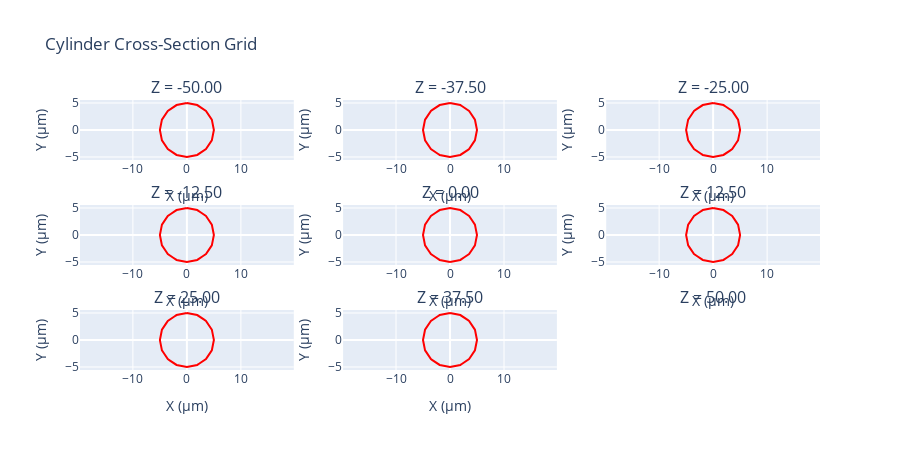

The code cell stored with this chart in its notebook:
### Markdown cell above
## Slice Grid View

### Code cell
cylinder.visualize_mesh_slice_grid(
    title="Cylinder Cross-Section Grid",
    num_slices=9  # 3x3 grid
)

### Figure 1 — Plotly figure (JSON) as saved in the notebook; plotly's stock layout.template omitted (floating-point values rounded to 4 significant figures)
{"data": [{"line": {"color": "red", "width": 2}, "mode": "lines", "showlegend": false, "type": "scatter", "x": [3.062e-16, 1.913, 3.536, 4.619, 5.0, 4.619, 3.536, 1.913, -9.185e-16, -1.913, -3.536, -4.619, -5.0, -4.619, -3.536, -1.913, 3.062e-16, 3.062e-16], "xaxis": "x", "y": [5.0, 4.619, 3.536, 1.913, 0.0, -1.913, -3.536, -4.619, -5.0, -4.619, -3.536, -1.913, 6.123e-16, 1.913, 3.536, 4.619, 5.0, 5.0], "yaxis": "y"}, {"line": {"color": "red", "width": 2}, "mode": "lines", "showlegend": false, "type": "scatter", "x": [3.062e-16, -1.674, -1.913, -3.333, -3.536, -4.484, -4.619, -4.952, -5.0, -4.667, -4.619, -3.671, -3.536, -2.116, -1.913, -0.2392, -9.185e-16, 1.674, 1.913, 3.333, 3.536, 4.484, 4.619, 4.952, 5.0, 4.667, 4.619, 3.671, 3.536, 2.116, 1.913, 0.2392, 3.062e-16, 3.062e-16], "xaxis": "x2", "y": [5.0, 4.667, 4.619, 3.671, 3.536, 2.116, 1.913, 0.2392, 6.123e-16, -1.674, -1.913, -3.333, -3.536, -4.484, -4.619, -4.952, -5.0, -4.667, -4.619, -3.671, -3.536, -2.116, -1.913, -0.2392, 0.0, 1.674, 1.913, 3.333, 3.536, 4.484, 4.619, 4.952, 5.0, 5.0], "yaxis": "y2"}, {"line": {"color": "red", "width": 2}, "mode": "lines", "showlegend": false, "type": "scatter", "x": [3.062e-16, -1.435, -1.913, -3.13, -3.536, -4.348, -4.619, -4.905, -5.0, -4.715, -4.619, -3.806, -3.536, -2.319, -1.913, -0.4784, -9.185e-16, 1.435, 1.913, 3.13, 3.536, 4.348, 4.619, 4.905, 5.0, 4.715, 4.619, 3.806, 3.536, 2.319, 1.913, 0.4784, 3.062e-16, 3.062e-16], "xaxis": "x3", "y": [5.0, 4.715, 4.619, 3.806, 3.536, 2.319, 1.913, 0.4784, 6.123e-16, -1.435, -1.913, -3.13, -3.536, -4.348, -4.619, -4.905, -5.0, -4.715, -4.619, -3.806, -3.536, -2.319, -1.913, -0.4784, 0.0, 1.435, 1.913, 3.13, 3.536, 4.348, 4.619, 4.905, 5.0, 5.0], "yaxis": "y3"}, {"line": {"color": "red", "width": 2}, "mode": "lines", "showlegend": false, "type": "scatter", "x": [3.062e-16, 0.7175, 1.913, 2.522, 3.536, 3.942, 4.619, 4.762, 5.0, 4.857, 4.619, 4.213, 3.536, 2.927, 1.913, 1.196, -9.185e-16, -0.7175, -1.913, -2.522, -3.536, -3.942, -4.619, -4.762, -5.0, -4.857, -4.619, -4.213, -3.536, -2.927, -1.913, -1.196, 3.062e-16, 3.062e-16], "xaxis": "x4", "y": [5.0, 4.857, 4.619, 4.213, 3.536, 2.927, 1.913, 1.196, 0.0, -0.7175, -1.913, -2.522, -3.536, -3.942, -4.619, -4.762, -5.0, -4.857, -4.619, -4.213, -3.536, -2.927, -1.913, -1.196, 6.123e-16, 0.7175, 1.913, 2.522, 3.536, 3.942, 4.619, 4.762, 5.0, 5.0], "yaxis": "y4"}, {"line": {"color": "red", "width": 2}, "mode": "lines", "showlegend": false, "type": "scatter", "x": [-9.185e-16, -0.9567, -1.913, -2.724, -3.536, -4.077, -4.619, -4.81, -5.0, -4.81, -4.619, -4.077, -3.536, -2.724, -1.913, -0.9567, 3.062e-16, 0.9567, 1.913, 2.724, 3.536, 4.077, 4.619, 4.81, 5.0, 4.81, 4.619, 4.077, 3.536, 2.724, 1.913, 0.9567, -9.185e-16, -9.185e-16], "xaxis": "x5", "y": [-5.0, -4.81, -4.619, -4.077, -3.536, -2.724, -1.913, -0.9567, 6.123e-16, 0.9567, 1.913, 2.724, 3.536, 4.077, 4.619, 4.81, 5.0, 4.81, 4.619, 4.077, 3.536, 2.724, 1.913, 0.9567, 0.0, -0.9567, -1.913, -2.724, -3.536, -4.077, -4.619, -4.81, -5.0, -5.0], "yaxis": "y5"}, {"line": {"color": "red", "width": 2}, "mode": "lines", "showlegend": false, "type": "scatter", "x": [3.062e-16, 1.196, 1.913, 2.927, 3.536, 4.213, 4.619, 4.857, 5.0, 4.762, 4.619, 3.942, 3.536, 2.522, 1.913, 0.7175, -9.185e-16, -1.196, -1.913, -2.927, -3.536, -4.213, -4.619, -4.857, -5.0, -4.762, -4.619, -3.942, -3.536, -2.522, -1.913, -0.7175, 3.062e-16, 3.062e-16], "xaxis": "x6", "y": [5.0, 4.762, 4.619, 3.942, 3.536, 2.522, 1.913, 0.7175, 0.0, -1.196, -1.913, -2.927, -3.536, -4.213, -4.619, -4.857, -5.0, -4.762, -4.619, -3.942, -3.536, -2.522, -1.913, -0.7175, 6.123e-16, 1.196, 1.913, 2.927, 3.536, 4.213, 4.619, 4.857, 5.0, 5.0], "yaxis": "y6"}, {"line": {"color": "red", "width": 2}, "mode": "lines", "showlegend": false, "type": "scatter", "x": [3.062e-16, -0.4784, -1.913, -2.319, -3.536, -3.806, -4.619, -4.715, -5.0, -4.905, -4.619, -4.348, -3.536, -3.13, -1.913, -1.435, -9.185e-16, 0.4784, 1.913, 2.319, 3.536, 3.806, 4.619, 4.715, 5.0, 4.905, 4.619, 4.348, 3.536, 3.13, 1.913, 1.435, 3.062e-16, 3.062e-16], "xaxis": "x7", "y": [5.0, 4.905, 4.619, 4.348, 3.536, 3.13, 1.913, 1.435, 6.123e-16, -0.4784, -1.913, -2.319, -3.536, -3.806, -4.619, -4.715, -5.0, -4.905, -4.619, -4.348, -3.536, -3.13, -1.913, -1.435, 0.0, 0.4784, 1.913, 2.319, 3.536, 3.806, 4.619, 4.715, 5.0, 5.0], "yaxis": "y7"}, {"line": {"color": "red", "width": 2}, "mode": "lines", "showlegend": false, "type": "scatter", "x": [3.062e-16, 1.674, 1.913, 3.333, 3.536, 4.484, 4.619, 4.952, 5.0, 4.667, 4.619, 3.671, 3.536, 2.116, 1.913, 0.2392, -9.185e-16, -1.674, -1.913, -3.333, -3.536, -4.484, -4.619, -4.952, -5.0, -4.667, -4.619, -3.671, -3.536, -2.116, -1.913, -0.2392, 3.062e-16, 3.062e-16], "xaxis": "x8", "y": [5.0, 4.667, 4.619, 3.671, 3.536, 2.116, 1.913, 0.2392, 0.0, -1.674, -1.913, -3.333, -3.536, -4.484, -4.619, -4.952, -5.0, -4.667, -4.619, -3.671, -3.536, -2.116, -1.913, -0.2392, 6.123e-16, 1.674, 1.913, 3.333, 3.536, 4.484, 4.619, 4.952, 5.0, 5.0], "yaxis": "y8"}], "layout": {"annotations": [{"font": {"size": 16}, "showarrow": false, "text": "Z = -50.00", "x": 0.1444, "xanchor": "center", "xref": "paper", "y": 1, "yanchor": "bottom", "yref": "paper"}, {"font": {"size": 16}, "showarrow": false, "text": "Z = -37.50", "x": 0.5, "xanchor": "center", "xref": "paper", "y": 1, "yanchor": "bottom", "yref": "paper"}, {"font": {"size": 16}, "showarrow": false, "text": "Z = -25.00", "x": 0.8556, "xanchor": "center", "xref": "paper", "y": 1, "yanchor": "bottom", "yref": "paper"}, {"font": {"size": 16}, "showarrow": false, "text": "Z = -12.50", "x": 0.1444, "xanchor": "center", "xref": "paper", "y": 0.6111, "yanchor": "bottom", "yref": "paper"}, {"font": {"size": 16}, "showarrow": false, "text": "Z = 0.00", "x": 0.5, "xanchor": "center", "xref": "paper", "y": 0.6111, "yanchor": "bottom", "yref": "paper"}, {"font": {"size": 16}, "showarrow": false, "text": "Z = 12.50", "x": 0.8556, "xanchor": "center", "xref": "paper", "y": 0.6111, "yanchor": "bottom", "yref": "paper"}, {"font": {"size": 16}, "showarrow": false, "text": "Z = 25.00", "x": 0.1444, "xanchor": "center", "xref": "paper", "y": 0.2222, "yanchor": "bottom", "yref": "paper"}, {"font": {"size": 16}, "showarrow": false, "text": "Z = 37.50", "x": 0.5, "xanchor": "center", "xref": "paper", "y": 0.2222, "yanchor": "bottom", "yref": "paper"}, {"font": {"size": 16}, "showarrow": false, "text": "Z = 50.00", "x": 0.8556, "xanchor": "center", "xref": "paper", "y": 0.2222, "yanchor": "bottom", "yref": "paper"}], "height": 450, "showlegend": false, "title": {"text": "Cylinder Cross-Section Grid"}, "xaxis": {"anchor": "y", "domain": [0, 0.2889], "scaleanchor": "y", "scaleratio": 1, "title": {"text": "X (µm)"}}, "xaxis2": {"anchor": "y2", "domain": [0.3556, 0.6444], "scaleanchor": "y", "scaleratio": 1, "title": {"text": "X (µm)"}}, "xaxis3": {"anchor": "y3", "domain": [0.7111, 1], "scaleanchor": "y", "scaleratio": 1, "title": {"text": "X (µm)"}}, "xaxis4": {"anchor": "y4", "domain": [0, 0.2889], "scaleanchor": "y", "scaleratio": 1, "title": {"text": "X (µm)"}}, "xaxis5": {"anchor": "y5", "domain": [0.3556, 0.6444], "scaleanchor": "y", "scaleratio": 1, "title": {"text": "X (µm)"}}, "xaxis6": {"anchor": "y6", "domain": [0.7111, 1], "scaleanchor": "y", "scaleratio": 1, "title": {"text": "X (µm)"}}, "xaxis7": {"anchor": "y7", "domain": [0, 0.2889], "scaleanchor": "y", "scaleratio": 1, "title": {"text": "X (µm)"}}, "xaxis8": {"anchor": "y8", "domain": [0.3556, 0.6444], "scaleanchor": "y", "scaleratio": 1, "title": {"text": "X (µm)"}}, "xaxis9": {"anchor": "y9", "domain": [0.7111, 1], "scaleanchor": "y", "scaleratio": 1, "title": {"text": "X (µm)"}}, "yaxis": {"anchor": "x", "domain": [0.7778, 1], "title": {"text": "Y (µm)"}}, "yaxis2": {"anchor": "x2", "domain": [0.7778, 1], "title": {"text": "Y (µm)"}}, "yaxis3": {"anchor": "x3", "domain": [0.7778, 1], "title": {"text": "Y (µm)"}}, "yaxis4": {"anchor": "x4", "domain": [0.3889, 0.6111], "title": {"text": "Y (µm)"}}, "yaxis5": {"anchor": "x5", "domain": [0.3889, 0.6111], "title": {"text": "Y (µm)"}}, "yaxis6": {"anchor": "x6", "domain": [0.3889, 0.6111], "title": {"text": "Y (µm)"}}, "yaxis7": {"anchor": "x7", "domain": [0, 0.2222], "title": {"text": "Y (µm)"}}, "yaxis8": {"anchor": "x8", "domain": [0, 0.2222], "title": {"text": "Y (µm)"}}, "yaxis9": {"anchor": "x9", "domain": [0, 0.2222], "title": {"text": "Y (µm)"}}}}
